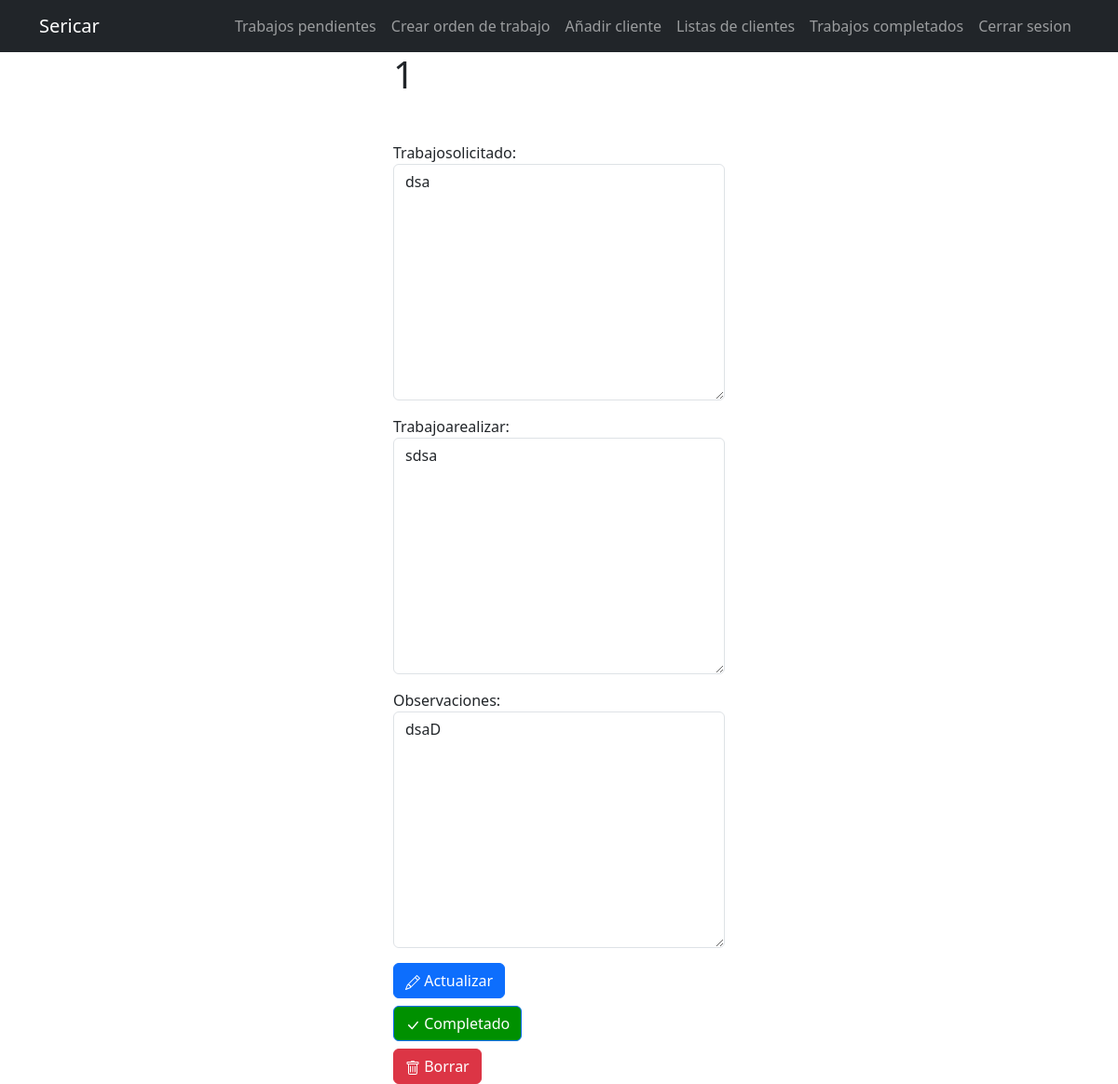
The app's page /tareas/1/ (signed in) with its own data.
### tasks/models.py (models this page shows)
class Tareas(models.Model):
    trabajosolicitado = models.TextField(blank=True)
    trabajoarealizar = models.TextField(blank=True)
    observaciones = models.TextField(blank=True)
    creado = models.DateTimeField(auto_now_add=True)
    completado = models.DateTimeField(null=True, blank=True)

### tasks/views.py (the view, shortened to what this page needs)
# urls.py: path('tareas/<int:tarea_id>/', views.detalletarea, name='detalletarea'),
@login_required
def detalletarea(request, tarea_id):
    if request.method == 'GET':
        tareas = get_object_or_404(Tareas, pk=tarea_id)
        form = TareasForm(instance=tareas)
        return render(request, 'detallestarea.html', {'tareas': tareas, 'form': form})

### tasks/forms.py
class TareasForm(forms.ModelForm):
    class Meta:
        model = Tareas
        fields = ['trabajosolicitado', 'trabajoarealizar', 'observaciones']
        widgets = {
            'trabajosolicitado': forms.Textarea(attrs={'class': 'form-control', 'placeholder': 'Trabajo solicitado por el cliente'}),
            'trabajoarealizar': forms.Textarea(attrs={'class': 'form-control', 'placeholder': 'Escribe una descripcion'}),
            'observaciones': forms.Textarea(attrs={'class': 'form-control', 'placeholder': 'Obsevaciones'}),
        }

### tasks/templates/detallestarea.html (shortened to what this page needs)
{% extends 'base.html' %}
{% block content %}
    <main class="container">
        <div class="row">
            <div class="col-md-4 offset-md-4">
                <h1>{{tareas.id}}</h1>
                <div class="mt-5">
                    <form method="POST">
                    {{form.as_p}}
                    <button class="btn btn-primary">
                        Actualizar
                    </button>
                        </form>
                        <form action="{% url 'tareaenproceso' tareas.id %}" method="POST">
                            <button class="btn btn-primary" style="background-color: #009000;">
                                Completado
                            </button>
                        </form>
                        <form action="{% url 'borrartarea' tareas.id %}" method="POST">
                            <button class="btn btn-danger">
                                Borrar
                            </button>
                        </form>
                </div>
            </div>
        </div>
    </main>
{% endblock %}

### records on screen
Tareas: id "1", trabajosolicitado "dsa", trabajoarealizar "sdsa", observaciones "dsaD"
